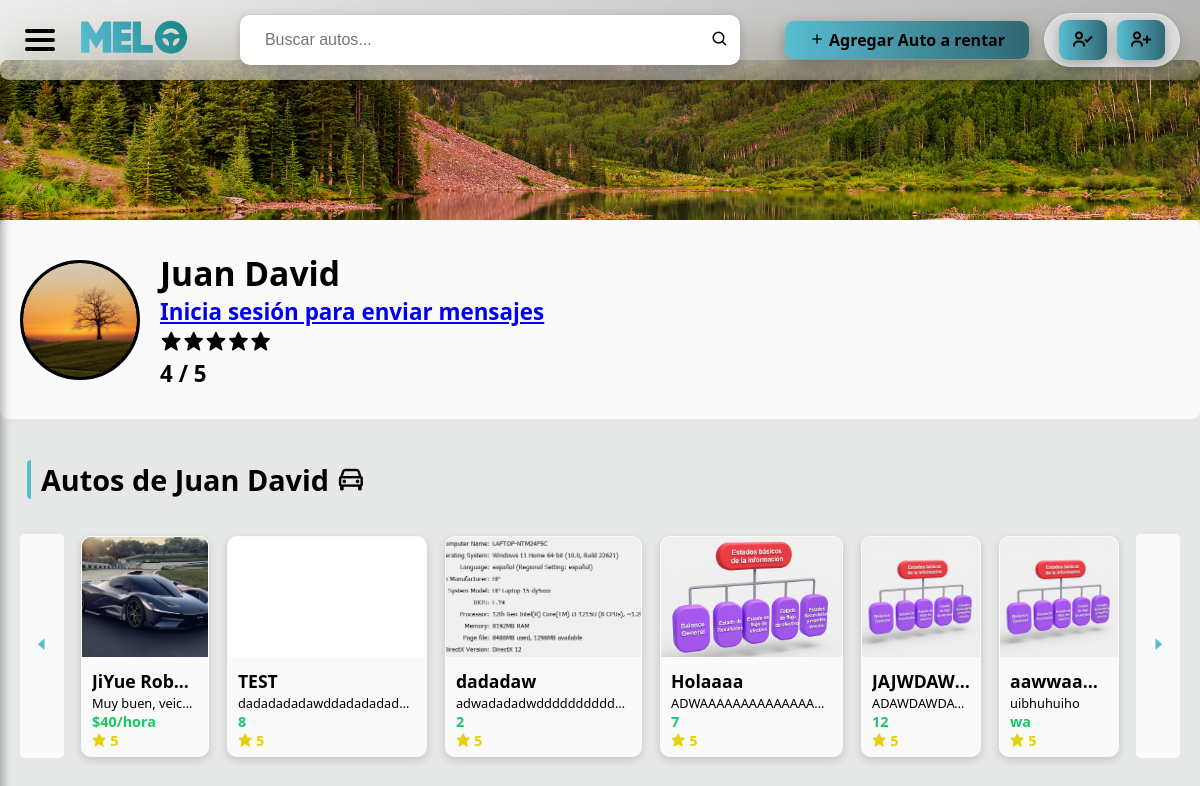
Screenshot of /perfil_publico.php?nombre=Juan+David with the database file from the repository.
### tables this page shows
CREATE TABLE `registro` (
  `ID_Registro` int(11) NOT NULL,
  `Nombre` varchar(100) NOT NULL,
  `CorreoElectronico` varchar(100) NOT NULL,
  `Contrasena` varchar(100) NOT NULL,
  `imagen_perfil` varchar(255) DEFAULT NULL,
  `imagen_fondo` varchar(255) DEFAULT NULL
);

CREATE TABLE `autos` (
  `id` int(11) NOT NULL,
  `usuario` varchar(100) NOT NULL,
  `nombre` varchar(100) NOT NULL,
  `descripcion` text DEFAULT NULL,
  `precio` varchar(50) DEFAULT NULL,
  `estrellas` int(11) DEFAULT 5,
  `imagen` varchar(255) DEFAULT NULL,
  `fecha_creacion` timestamp NOT NULL DEFAULT current_timestamp(),
  `categoria` varchar(50) DEFAULT 'General',
  `ubicacion` varchar(255) DEFAULT NULL,
  `oculto` tinyint(1) DEFAULT 0
);

### perfil_publico.php (the view, shortened to what this page needs)
<?php
require 'conexion.php';
$nombreUsuario = $_GET['nombre'] ?? '';
$usuarioSesion = $_SESSION['usuario'] ?? '';
$stmt = $conn->prepare("SELECT * FROM registro WHERE Nombre = ?");
$stmt->bind_param("s", $nombreUsuario);
$stmt->execute();
$resultado = $stmt->get_result();
$datos = $resultado->fetch_assoc();
?>
<!DOCTYPE html>
<html lang="es">
<head>
  <link rel="stylesheet" href="css/style.css">
  <link href='https://unpkg.com/boxicons@2.1.4/css/boxicons.min.css' rel='stylesheet'>
</head>
<body>
<?php include 'header.php'; ?>
<div class="profile-bg-container">
  <div class="background_and_profile">
    <div class="bp_header" style="background-image: url('<?php echo $datos['imagen_fondo'] ?? 'img/default-bg.jpg'; ?>');">
    </div>
    <div class="profile-content">
      <div class="profile_icon_big">
        <img src="<?php echo !empty($datos['imagen_perfil']) ? $datos['imagen_perfil'] : 'img/Profile_Icon.png'; ?>" class="profile-img">
      </div>
      <div class="name_bg">
          <h2><?php echo htmlspecialchars($datos['Nombre']); ?></h2>
          <?php if (!isset($_SESSION['usuario'])): ?>
            <p><a href="login.php">Inicia sesión para enviar mensajes</a></p>
          <?php endif; ?>
          <div class="star-rating" data-usuario="<?php echo htmlspecialchars($nombreUsuario); ?>">
          <?php
            $stmt = $conn->prepare("SELECT AVG(estrellas) AS promedio FROM calificausuario WHERE usuario_valorado = ?");
$stmt->bind_param("s", $nombreUsuario);
$stmt->execute();
$res = $stmt->get_result();
$prom = $res->fetch_assoc();
$promedio = round($prom['promedio'] ?? 0, 1);
for ($i = 1; $i <= 5; $i++) {
    $active = ($i <= $promedio) ? 'active' : '';
    echo "<i class='bx bxs-star star $active' data-star='$i'></i>";
}
echo "<p class='rating-label'>$promedio / 5</p>";
          ?>
          </div>
      </div>
    </div>
  </div>
</div>
<div class="profilecar">
  <section class="marketplace">
    <div class="category">
      <div class="category-title">Autos de <?php echo htmlspecialchars($datos['Nombre']); ?> <i class='bx bx-car'></i></div>
      <div class="carousel-wrapper">
        <button class="scroll-btn left" onclick="scrollLeftBtn('user-autos-scroll')"><i class='bx bx-caret-left'></i></button>
        <div class="cards scrollable" id="user-autos-scroll">
          <?php
if ($usuarioSesion === $nombreUsuario) {
    $stmt = $conn->prepare("SELECT * FROM autos WHERE usuario = ?");
    $stmt->bind_param("s", $nombreUsuario);
} else {
    $stmt = $conn->prepare("SELECT * FROM autos WHERE usuario = ? AND oculto = 0");
    $stmt->bind_param("s", $nombreUsuario);
}
          $stmt->execute();
          $resultado = $stmt->get_result();
          while ($auto = $resultado->fetch_assoc()) {
              ?>
              <a href="detalle_auto.php?id=<?php echo $auto['id']; ?>" class="card">
                <img src="<?php echo htmlspecialchars($auto['imagen']); ?>" alt="<?php echo htmlspecialchars($auto['nombre']); ?>">
                <div class="info">
                  <h3><?php echo htmlspecialchars($auto['nombre']); ?></h3>
                  <p><?php echo htmlspecialchars($auto['descripcion']); ?></p>
                  <span class="price"><?php echo htmlspecialchars($auto['precio']); ?></span>
                  <span class="stars"><i class='bx bxs-star'></i> <?php echo intval($auto['estrellas']); ?> </span>
                </div>
              </a>
              <?php
          }
          ?>
        </div>
        <button class="scroll-btn right" onclick="scrollRightBtn('user-autos-scroll')"><i class='bx bx-caret-right'></i></button>
      </div>
    </div>
  </section>
</div>
</body>
</html>

### rows the page displays
registro: imagen_fondo (picture), imagen_perfil (picture), Nombre "Juan David"
autos: imagen (picture), nombre "JiYue Rob…", descripcion "Muy buen, veic…", precio "$40/hora", estrellas "5"
autos: imagen (picture), nombre "TEST", descripcion "dadadadadawddadadadad…", precio "8", estrellas "5"
autos: imagen (picture), nombre "dadadaw", descripcion "adwadadadwdddddddddd…", precio "2", estrellas "5"
autos: imagen (picture), nombre "Holaaaa", descripcion "ADWAAAAAAAAAAAAAA…", precio "7", estrellas "5"
autos: imagen (picture), nombre "JAJWDAW…", descripcion "ADAWDAWDA…", precio "12", estrellas "5"
autos: imagen (picture), nombre "aawwaa…", descripcion "uibhuhuiho", precio "wa", estrellas "5"

### other values shown
$promedio "4"
